Frame 1 (no input): blank canvas, image omitted
Frame 60 (no input): blank canvas, image omitted
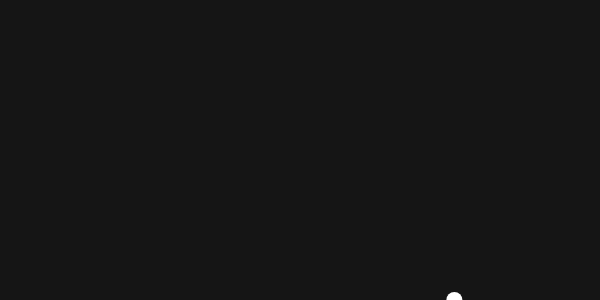
Frame 120 (the mouse pressed at the canvas centre since frame 60)

The p5.js sketch whose frames 1 and 60 were blank and that drew this single picture after the mouse press (run headless with seeded random() and noise() and a simulated clock; from frame 60 on, the mouse is pressed at the canvas centre):

// p5.js sketch
// ── sketch.js
let balls = [];

const Gravity = 0.75;
let Drag = 1;
const stepCount = 100;

function setup() {
  createCanvas(600, 300);
}

function draw() {
  background(21);
  //Loop through and update + draw each ball
  for(let ball of balls) {
    ball.update ();
    ball.show ();
  }
}

function mousePressed () {
  balls.push(new Ball(mouseX, mouseY, 16));
}
// ── ball.js
class Ball  {
    constructor (x, y, r) {
        this.pos = createVector(x, y);
        this.vel = createVector(random(0.01, 0.1), 0);
        this.acc = createVector();

        this.rad = r;
    }

    update () {
        //Makes the physics more presise
        for (let i = 0; i < stepCount; i ++) {
            //Check for collisions
            if (this.pos.y >= height) {
                //Bounce
                this.vel.y *= -1;
            }
            if (this.pos.x < 0 || this.pos.x > width) {
                //Bounce
                this.vel.x *= -1;
            }
            //Apply acceleration
            this.vel.add(createVector(0, (Gravity/pow(stepCount, 2))));
            this.pos.add(this.vel);
        }
        this.vel.div(Drag);
    }

    show () {
        fill(255);
        noStroke();
        ellipse(this.pos.x, this.pos.y, this.rad, this.rad);
    }
}
